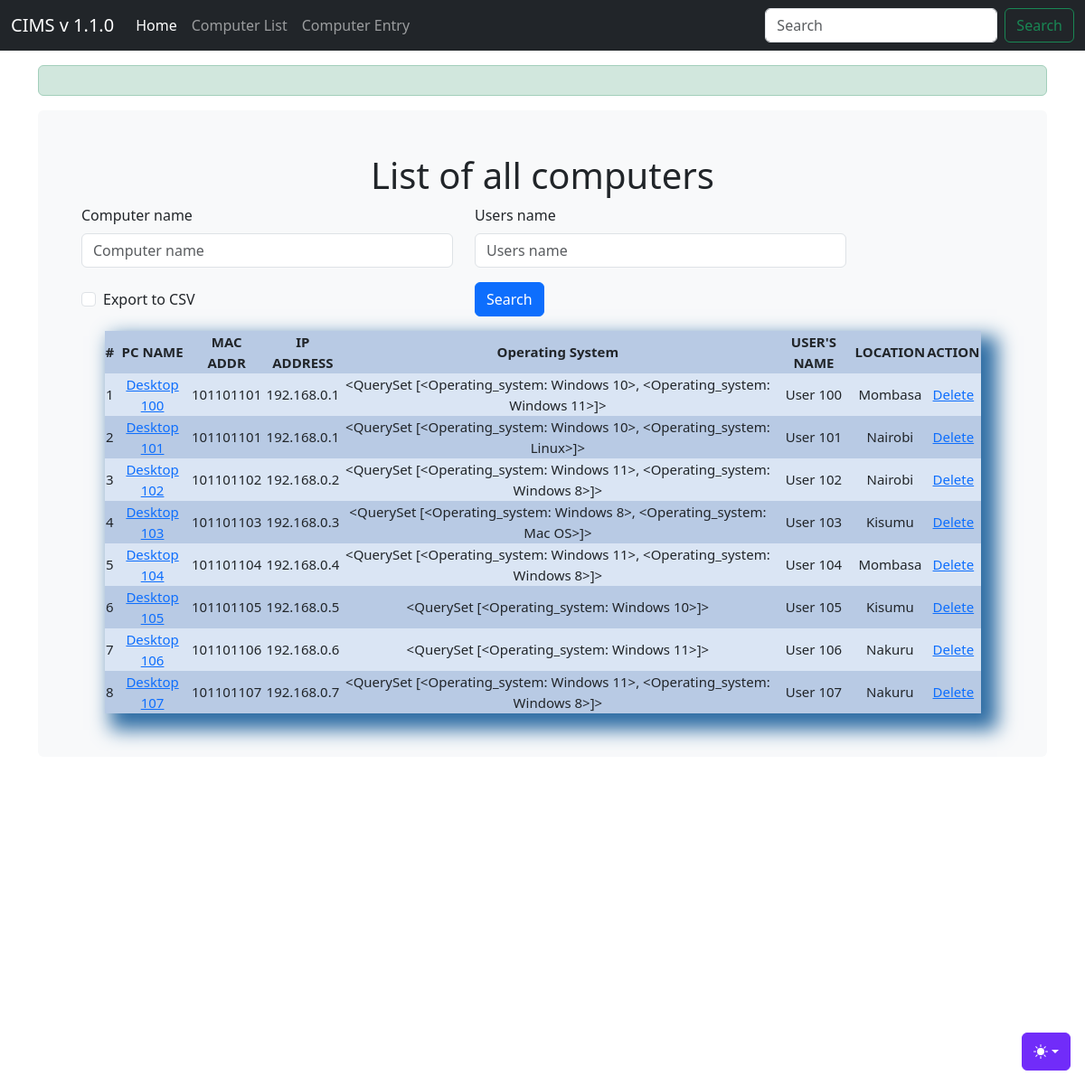
/computer_list/, run on the app's committed database.
### djangoapp/models.py (models this page shows)
class Computer(models.Model):
    computer_name = models.CharField(max_length=30, blank=True, null=True)
    IP_address = models.CharField(max_length=30)
    MAC_address = models.CharField(max_length=30)
    timestamp = models.DateField(auto_now_add = True, auto_now = False, blank=True)
    operating_system = models.ManyToManyField(Operating_system, blank=True)
    users_name = models.CharField(max_length=30, blank=True, null=True)
    location = models.CharField(max_length=30)
    purchase_date = models.DateField("Purchase mm-dd-yy",auto_now_add = False, auto_now = False, blank=True, null=True)
    export_to_CSV = models.BooleanField(default=False)

class Operating_system(models.Model):
    operating_system = models.CharField(max_length=30, blank=True)
    def __str__(self):
        return self.operating_system

### djangoapp/views.py (the view, shortened to what this page needs)
# urls.py: path('computer_list/', computer_list, name='computer_list'),
def computer_list(request):
    title = "List of all computers"
    form = ComputerSearchForm(request.POST or None)
    if request.method == 'POST':
        queryset = Computer.objects.all().order_by('-timestamp').filter(computer_name__icontains=form['computer_name'].value(), users_name__icontains=form['users_name'].value())
    else:
        queryset = Computer.objects.all()
    context = {
        "title": title,
        "queryset": queryset,
        "form": form,
    }
    return render(request, "computer_list.html",context)

### djangoapp/forms.py
class ComputerSearchForm(forms.ModelForm):
    class Meta:
        model = Computer
        fields = ['computer_name', 'users_name', 'export_to_CSV']

### djangoapp/templates/computer_list.html (shortened to what this page needs)
{% load static %}
{% load bootstrap5 %}
<!doctype html>
<html lang="en" data-bs-theme="auto">
  <head><script src="{% static 'js/color-modes.js' %}"></script>
    <link rel="stylesheet" href="https://cdn.jsdelivr.net/npm/@docsearch/css@3">
<link href="{% static 'css/bootstrap.min.css' %}" rel="stylesheet">
    <link href="{% static 'css/stylesheet.css' %}" rel="stylesheet">
    <link href="{% static 'css/navbar-fixed.css' %}" rel="stylesheet">
  </head>
  <body>
    <div class="dropdown position-fixed bottom-0 end-0 mb-3 me-3 bd-mode-toggle">
      <button class="btn btn-bd-primary py-2 dropdown-toggle d-flex align-items-center"
              id="bd-theme"
              type="button"
              aria-expanded="false"
              data-bs-toggle="dropdown"
              aria-label="Toggle theme (auto)">
        <svg class="bi my-1 theme-icon-active" width="1em" height="1em"><use href="#circle-half"></use></svg>
      </button>
    </div>
    {% include 'navbar.html' %}
<main class="container">
  <div class="alert alert-success">
  </div>
  <div class="bg-body-tertiary p-5 rounded">
    <h1 class="title"> {{ title }}</h1>
    <div class="row">
      <form method="post" action="" class="pr-4">
        <div class="row align-items-center">
            {% for field in form %}
            <div class="col-sm-5">
                {% bootstrap_field field %}
            </div>
            {% endfor %}
            <div class="col-sm-2">
                <input class="btn btn-primary mb-3" type="submit" value="Search" />
            </div>
        </div>
      </form>
    </div>
    <table>
        <tr>
            <th>#</th>
            <th>PC NAME</th>
            <th>MAC ADDR</th>
            <th>IP ADDRESS</th>
            <th>Operating System</th>
            <th>USER'S NAME</th>
            <th>LOCATION</th>
            <th>ACTION</th>
        </tr>
        {% for instance in queryset %}
        <tr>
            <td>{{forloop.counter}}</td>
            <td><a href="{% url 'computer_edit' id=instance.id %}"> {{instance.computer_name}}</td>
            <td>{{instance.MAC_address}}</td>
            <td>{{instance.IP_address}}</td>
            <td>{{instance.operating_system.all}}</td>
            <td>{{instance.users_name}}</td>
            <td>{{instance.location}}</td>
            <td><a href="{% url 'computer_delete' id=instance.id %}">Delete</a></td>
        </tr>
        {% endfor %}
    </table>
  </div>
</main>
    </body>
</html>

### djangoapp/static/css/stylesheet.css (style rules this page uses)
.title { text-align: center; }
table { width: 95%; margin: auto; text-align: center; box-shadow: 12px 12px 20px 6px #2e6da4; font-size: 15px; }
table tr:nth-child(odd) { background: #B8CAE4 }
table tr:nth-child(even) { background: #dae5f4 }

### djangoapp/static/css/navbar-fixed.css (style rules this page uses)
body { min-height: 75rem; padding-top: 4.5rem; }

### djangoapp/templates/computer_list.html (style rules this page uses)
.bi { vertical-align: -.125em; fill: currentColor; }
.btn-bd-primary { --bd-violet-bg: #712cf9; --bd-violet-rgb: 112.520718, 44.062154, 249.437846; --bs-btn-font-weight: 600; --bs-btn-color: var(--bs-white); --bs-btn-bg: var(--bd-violet-bg); --bs-btn-border-color: var(--bd-violet-bg); --bs-btn-hover-color: var(--bs-white); --bs-btn-hover-bg: #6528e0; --bs-btn-hover-border-color: #6528e0; --bs-btn-focus-shadow-rgb: var(--bd-violet-rgb); --bs-btn-active-color: var(--bs-btn-hover-color); --bs-btn-active-bg: #5a23c8; --bs-btn-active-border-color: #5a23c8; }
.bd-mode-toggle { z-index: 1500; }

### data on the page
Computer: computer_name "Desktop 100", MAC_address "101101101", IP_address "192.168.0.1", operating_system.all "<QuerySet [<Operating_system: Windows 10>, <Operating_system: Windows 11>]>", users_name "User 100", location "Mombasa"
Computer: computer_name "Desktop 101", MAC_address "101101101", IP_address "192.168.0.1", operating_system.all "<QuerySet [<Operating_system: Windows 10>, <Operating_system: Linux>]>", users_name "User 101", location "Nairobi"
Computer: computer_name "Desktop 102", MAC_address "101101102", IP_address "192.168.0.2", operating_system.all "<QuerySet [<Operating_system: Windows 11>, <Operating_system: Windows 8>]>", users_name "User 102", location "Nairobi"
Computer: computer_name "Desktop 103", MAC_address "101101103", IP_address "192.168.0.3", operating_system.all "<QuerySet [<Operating_system: Windows 8>, <Operating_system: Mac OS>]>", users_name "User 103", location "Kisumu"
Computer: computer_name "Desktop 104", MAC_address "101101104", IP_address "192.168.0.4", operating_system.all "<QuerySet [<Operating_system: Windows 11>, <Operating_system: Windows 8>]>", users_name "User 104", location "Mombasa"
Computer: computer_name "Desktop 105", MAC_address "101101105", IP_address "192.168.0.5", operating_system.all "<QuerySet [<Operating_system: Windows 10>]>", users_name "User 105", location "Kisumu"
Computer: computer_name "Desktop 106", MAC_address "101101106", IP_address "192.168.0.6", operating_system.all "<QuerySet [<Operating_system: Windows 11>]>", users_name "User 106", location "Nakuru"
Computer: computer_name "Desktop 107", MAC_address "101101107", IP_address "192.168.0.7", operating_system.all "<QuerySet [<Operating_system: Windows 11>, <Operating_system: Windows 8>]>", users_name "User 107", location "Nakuru"

### other printed values
{{ title }} "List of all computers"
